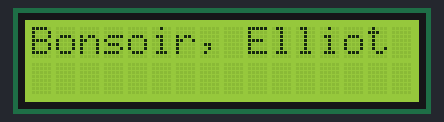
This sketch was run on a simulated Arduino Uno, built with avr-gcc and run on an emulated ATmega328P. Parts: 16×2 character LCD.

Above: at 0.1 s.
At 1.1 s:
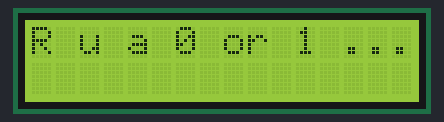

The sketch:

basic_lcd_display.ino
```cpp
/*Simple program to display text on the LCD 1602 module using Arduino Uno
 *
 * RS to ground rail
 * VDD, 5V, A(anode) to positive rail
 * VSS, K (cathode) to negative rail. Similar layout for potentiometer
 * V0 to Potentiometer (10K)
 */


//including library for communication with the LCD
#include <LiquidCrystal.h>

//constants created for different pins on the LCD 1602 Module
int register_select = 7; //RS
int enable = 8; //E

//data pins
int D4 = 9;
int D5 = 10;
int D6 = 11;
int D7 = 12;

//1 & 2 millisecond delays
int one_msDelay = 1000;
int two_msDelay = 2000;

//LCD display matrix: size of 16 columns x 2 rows
int sixteen = 16;
int two = 2;

//creating the object for LCD for using the library
//parameters set for register select (RS), enable (E), and data pins
LiquidCrystal lcd_disp(register_select, enable, D4, D5, D6, D7);

void setup() {
  // put your setup code here, to run once:
  lcd_disp.begin(sixteen,two);
}

//prints simple statement using the LCD object
//in reference to Mr Robot show
void loop() {
  // put your main code here, to run repeatedly:
  lcd_disp.setCursor(0,0);
  lcd_disp.print("Bonsoir, Elliot");
  delay(one_msDelay);

  lcd_disp.setCursor(0,0);
  lcd_disp.print("R u a 0 or 1 ...");
  delay(two_msDelay);
  lcd_disp.clear();
}
```

Measured:
- what the display in image 1 shows lasts 2.0 s, from 1.1 s to 3.1 s
